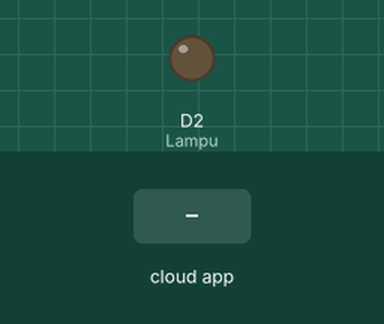
Simulated run of this sketch. Board: ESP8266 (NodeMCU). Shown: output pins drawn as LEDs (lit = HIGH). Inputs (shaded band) come from the test bench.

Above: at 1.2 s.
1.3 s: the phone or cloud app sets Lampu to 1
At 2.2 s:
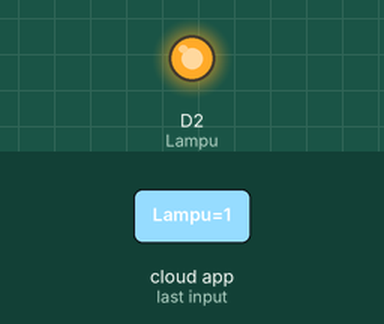
2.8 s: the phone or cloud app sets Lampu to 0
At 3.4 s:
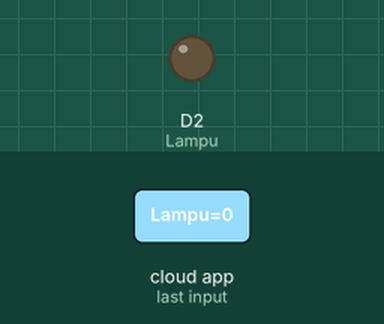
Timing chart, 0 to 5.8 s (numbered marks = the images above; inputs shaded):
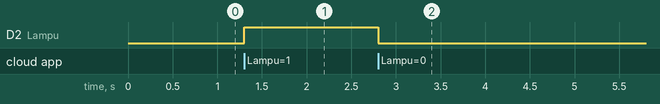

Measured:
- after the input at 1.3 s, D2 (Lampu): LOW → HIGH at once
- after the input at 2.8 s, D2 (Lampu): HIGH → LOW at once

The sketch:

SmartGreenHouse.ThingerIo.ino
```cpp
#include <ESP8266WiFi.h> //Library untuk konek ke Wi-Fi
#include <ThingerESP8266.h> //Library untuk terhubung ke Thinger
#include <NewPing.h> //Library untuk HC-SR04

#define USERNAME " Al fathi" //Username Thinger IO
#define DEVICE_ID "MCUNR" //Device ID Thinger IO
#define DEVICE_CREDENTIAL "uyJM8A2oL7OZu&8n" //Device Credential
#define SSID "idnboardingschool.net" //SSID Wi-Fi
#define SSID_PASSWORD "123" //Password Wi-Fi

#define TRIGGER_PIN D5 //Pin Trigger HC-SR04 pada NodeMCU
#define ECHO_PIN D6 //Pin Echo HC-SR04 pada NodeMCU
#define MAX_DISTANCE 250 //Maksimum Pembacaan Jarak (cm)
#define pinYL A0 //pin Analog YL-69
#define Lampu D2 //Pin LED

ThingerESP8266 thing(USERNAME, DEVICE_ID, DEVICE_CREDENTIAL); //Aktifkan Fungsi Thinger IO
NewPing sonar(TRIGGER_PIN, ECHO_PIN, MAX_DISTANCE); //Aktifkan Fungsi HCSR-04
int outputValue; //Variabel untuk Output YL-69

void setup() {
pinMode(Lampu, OUTPUT); //Set LED sebagai Output
digitalWrite(Lampu, LOW); //Set nilai LED = 0

thing.add_wifi(SSID, SSID_PASSWORD); //Mencoba terhubung ke Wi-Fi dan Thinger IO

//Fungsi untuk Kontrol Lampu dengan Topik Lampu
thing["Lampu"] << [](pson& in){
if(in.is_empty()){
in = (bool) digitalRead(Lampu);
}
else{
digitalWrite(Lampu, in ? HIGH : LOW);
}
};

//Mengirim Pembacaan Sensor HCSR-04 ke Thinger IO
thing["HCSR04"] >> [](pson& out){
out["Jarak"] = sonar.ping_cm();
};

//Mengirim Pembacaan Sensor YL-69 ke Thinger IO
thing["Soil_Moisture"] >> [](pson& out){
outputValue = analogRead(pinYL);
outputValue = map(outputValue, 1024, 250, 0, 100);
out["Moisture"] = outputValue;
};
}

void loop() {
//Menjalankan fungsi Thinger IO
thing.handle();
}
```
